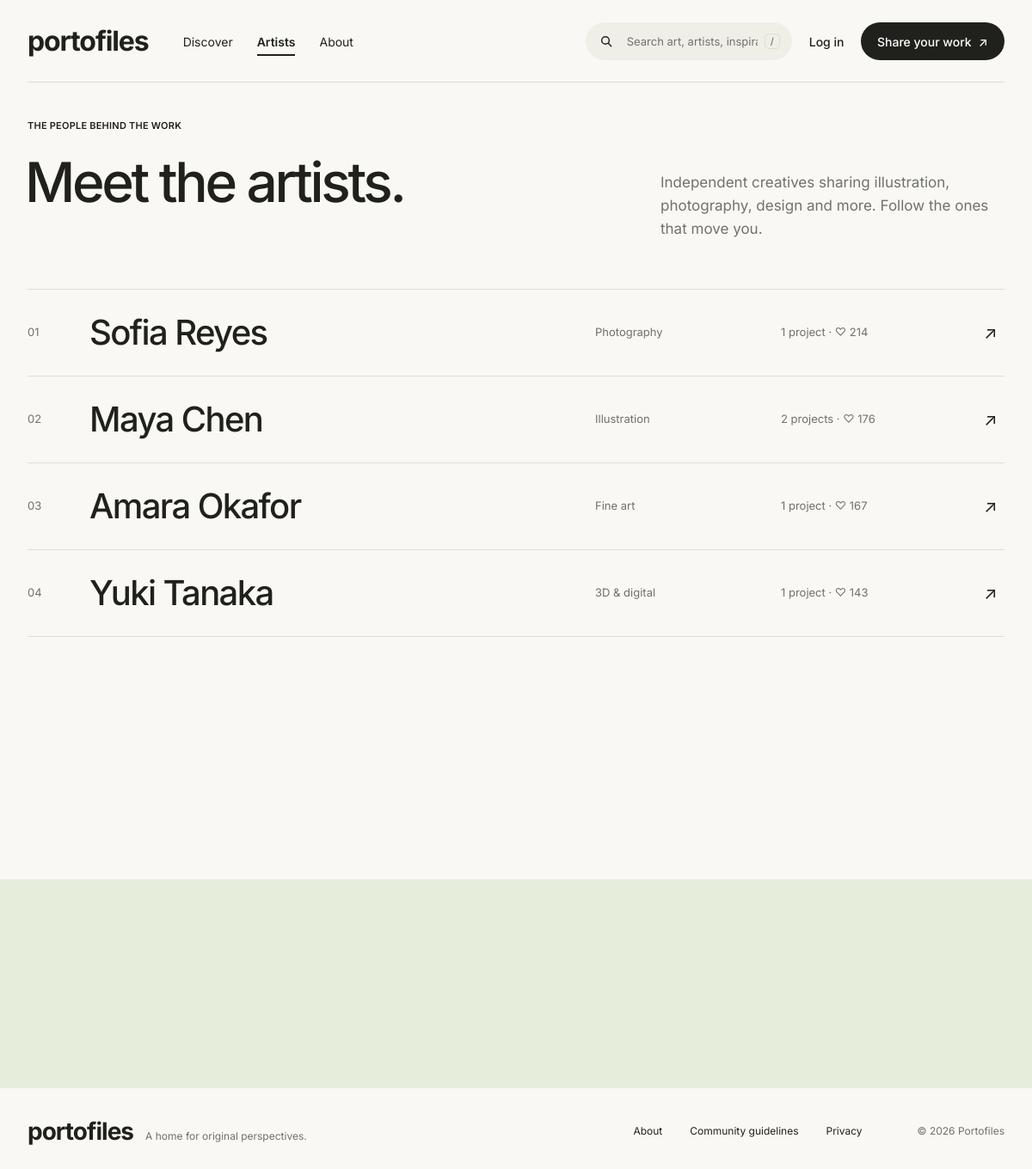
Screenshot of /artists.php with the database file from the repository.
### tables this page shows
CREATE TABLE users (
  id              INT UNSIGNED AUTO_INCREMENT PRIMARY KEY,
  username        VARCHAR(30)  NOT NULL UNIQUE,
  email           VARCHAR(190) NOT NULL UNIQUE,
  password_hash   VARCHAR(255) NOT NULL,
  display_name    VARCHAR(80)  NOT NULL,
  bio             TEXT NULL,
  website         VARCHAR(190) NULL,
  created_at      DATETIME NOT NULL DEFAULT CURRENT_TIMESTAMP
);

### includes/db.php (called while the page is built, shortened)
<?php
function db(): PDO
{
    static $pdo = null;
    if ($pdo === null) {
        $dsn = sprintf('mysql:host=%s;port=%d;dbname=%s;charset=utf8mb4', DB_HOST, DB_PORT, DB_NAME);
        try {
            $pdo = new PDO($dsn, DB_USER, DB_PASS, [
                PDO::ATTR_ERRMODE            => PDO::ERRMODE_EXCEPTION,
                PDO::ATTR_DEFAULT_FETCH_MODE => PDO::FETCH_ASSOC,
                PDO::ATTR_EMULATE_PREPARES   => false,
            ]);
            $pdo->exec("SET time_zone = '" . date('P') . "'");
        } catch (PDOException $e) {
            http_response_code(500);
            $msg = APP_DEBUG ? htmlspecialchars($e->getMessage()) : 'Database unavailable.';
            exit('<p style="font-family:sans-serif;padding:40px">Tidak bisa terhubung ke database. '
                . 'Pastikan MySQL di XAMPP sudah Start dan file <code>sql/portofiles.sql</code> sudah di-import.<br><small>'
                . $msg . '</small></p>');
        }
    }
    return $pdo;
}
function db_run(string $sql, array $params = []): PDOStatement
{
    $stmt = db()->prepare($sql);
    $stmt->execute($params);
    return $stmt;
}
function db_all(string $sql, array $params = []): array
{
    return db_run($sql, $params)->fetchAll();
}

### includes/functions.php (called while the page is built, shortened)
<?php
function e($value): string
{
    return htmlspecialchars((string) $value, ENT_QUOTES | ENT_SUBSTITUTE, 'UTF-8');
}
function base_path(): string
{
    static $base = null;
    if ($base !== null) return $base;
    $root   = str_replace('\\', '/', realpath(__DIR__ . '/..'));
    $script = str_replace('\\', '/', realpath($_SERVER['SCRIPT_FILENAME'] ?? '') ?: '');
    $name   = $_SERVER['SCRIPT_NAME'] ?? '';
    $base   = '';
    if ($script !== '' && stripos($script, $root) === 0) {
        $rel = substr($script, strlen($root));
        if ($rel !== '' && str_ends_with($name, $rel)) {
            $base = substr($name, 0, -strlen($rel));
        }
    }
    return $base = rtrim($base, '/');
}
function url(string $path = '', array $query = []): string
{
    $u = base_path() . '/' . ltrim($path, '/');
    if ($query) $u .= '?' . http_build_query($query);
    return $u;
}
function num(int|float $n): string
{
    return number_format((float) $n);
}
function image_url(string $path): string
{
    return url($path);
}

### artists.php (the view, shortened to what this page needs)
<?php
$artists = db_all("SELECT u.id, u.username, u.display_name, u.bio,
                     COUNT(a.id) works, COALESCE(SUM(a.appreciations), 0) love,
                     (SELECT image_path FROM artworks x WHERE x.user_id = u.id AND x.status = 'published' ORDER BY x.appreciations DESC LIMIT 1) cover,
                     (SELECT c.name FROM artworks x JOIN categories c ON c.id = x.category_id WHERE x.user_id = u.id AND x.status = 'published' GROUP BY c.id, c.name ORDER BY COUNT(*) DESC LIMIT 1) main_category
                   FROM users u JOIN artworks a ON a.user_id = u.id AND a.status = 'published'
                   GROUP BY u.id ORDER BY love DESC");
?>
<main id="main">
  <section class="hero hero--compact container">
    <div class="hero__left">
      <p class="eyebrow" data-intro style="--d:0">The people behind the work</p>
      <h1 class="hero__title" data-intro-lines>
        <span class="line"><span>Meet the artists.</span></span>
      </h1>
    </div>
    <div class="hero__right">
      <p class="lead" data-intro style="--d:3">Independent creatives sharing illustration, photography, design and more. Follow the ones that move you.</p>
    </div>
  </section>
  <section class="container">
    <ul class="artist-list">
      <?php foreach ($artists as $i => $a): ?>
        <li class="artist-row" data-reveal style="--i:<?= $i % 3 ?>">
          <a href="<?= url('profile.php', ['u' => $a['username']]) ?>" class="artist-row__link" data-cursor="view" data-cursor-label="Visit" data-hover-image="<?= e(image_url($a['cover'])) ?>">
            <span class="artist-row__index muted"><?= str_pad((string) ($i + 1), 2, '0', STR_PAD_LEFT) ?></span>
            <span class="artist-row__name"><?= e($a['display_name']) ?></span>
            <span class="artist-row__cat muted"><?= e($a['main_category']) ?></span>
            <span class="artist-row__stats muted"><?= (int) $a['works'] ?> project<?= $a['works'] > 1 ? 's' : '' ?> · ♡ <?= num($a['love']) ?></span>
            <span class="artist-row__arrow arrow">↗</span>
          </a>
        </li>
      <?php endforeach; ?>
    </ul>
  </section>
</main>

### assets/css/style.css (style rules this page uses)
:root { --bg: #f9f8f4; --ink: #20211d; --muted: #71726b; --line: #ddded5; --line-strong: #c6c7be; --field: #efefe8; --lime: #e1ff62; --sage: #e7eddb; --sage-track: #cfd8c1; --green: #52713b; --badge: #f8f8ef; --draft: #fff0cf; --check: #b6b8ac; --white: #fff; --danger: #b3412e; --font: "Inter", system-ui, -apple-system, "Segoe UI", Roboto, sans-serif; --pad: 48px; --max: 1440px; --nav-h: 96px; --ease-out: cubic-bezier(.16, 1, .3, 1); --ease-in-out: cubic-bezier(.76, 0, .24, 1); --ease-spring: cubic-bezier(.34, 1.56, .64, 1); }
*, *::before, *::after { box-sizing: border-box; }
html { -webkit-text-size-adjust: 100%; scroll-behavior: smooth; }
body { margin: 0; background: var(--bg); color: var(--ink); font-family: var(--font); font-size: 14px; line-height: 1.5; -webkit-font-smoothing: antialiased; -moz-osx-font-smoothing: grayscale; text-rendering: optimizeLegibility; overflow-x: hidden; }
a { color: inherit; text-decoration: none; }
h1, h2, h3, p, ul, dl, dd, figure { margin: 0; }
ul { padding: 0; list-style: none; }
.container { width: 100%; max-width: var(--max); margin: 0 auto; padding: 0 var(--pad); }
.muted { color: var(--muted); }
.eyebrow { font-size: 11px; font-weight: 600; letter-spacing: .02em; text-transform: uppercase; }
.lead { font-size: 17px; line-height: 27px; color: var(--muted); }
.arrow { display: inline-block; transition: transform .45s var(--ease-out); }
.hero { display: grid; grid-template-columns: 1fr 457px; align-items: start; padding-top: 42px; padding-bottom: 38px; min-height: 310px; }
.hero--compact { min-height: 0; padding-bottom: 56px; }
.hero--compact .hero__left { min-height: 0; }
.hero__left { display: flex; flex-direction: column; min-height: 230px; }
.hero__title { margin-top: 23px; margin-left: -3px; font-size: 64px; line-height: 68px; font-weight: 500; letter-spacing: -0.052em; }
.hero__right { padding-top: 61px; }
.line { display: block; overflow: hidden; padding-bottom: .08em; margin-bottom: -.08em; }
.line > span { display: inline-block; }
.artist-list { border-top: 1px solid var(--line); margin-bottom: 80px; }
.artist-row { border-bottom: 1px solid var(--line); }
.artist-row__link { display: grid; grid-template-columns: 56px 1fr 200px 220px 24px; align-items: center; gap: 16px; padding: 28px 0; position: relative; transition: padding .6s var(--ease-out); }
.artist-row__link::before { content: ""; position: absolute; inset: 0; background: var(--sage); transform: scaleY(0); transform-origin: bottom; transition: transform .6s var(--ease-out); z-index: -1; border-radius: 4px; }
.artist-row__name { font-size: 40px; font-weight: 500; letter-spacing: -.04em; line-height: 1.1; }
.artist-row__index, .artist-row__cat, .artist-row__stats { font-size: 13px; }
.artist-row__arrow { font-size: 20px; }
.artist-list li { isolation: isolate; }
.js [data-intro] { opacity: 0; transform: translateY(18px); }
.js [data-intro-lines] .line > span { transform: translateY(110%); }
.js .is-loaded [data-intro], .js body.is-loaded [data-intro] { opacity: 1; transform: none; transition: opacity .9s var(--ease-out), transform 1.1s var(--ease-out); transition-delay: calc(.25s + var(--d, 0) * .07s); }
.js body.is-loaded [data-intro-lines] .line > span { transform: none; transition: transform 1.2s var(--ease-out); }
.js body.is-loaded [data-intro-lines] .line:nth-child(1) > span { transition-delay: .2s; }
.js [data-reveal] { opacity: 0; transform: translateY(40px); }
.js [data-reveal].is-in { opacity: 1; transform: none; transition: opacity 1s var(--ease-out), transform 1.2s var(--ease-out); transition-delay: calc(var(--i, 0) * .09s); }
@media (max-width: 1280px) { :root { --pad: 32px; } }
@media (max-width: 1280px) { .hero { grid-template-columns: 1fr 400px; } }

### rows the page displays
users: i "01", display_name "Sofia Reyes", main_category "Photography", works "1", love "214"
users: i "02", display_name "Maya Chen", main_category "Illustration", works "2", love "176"
users: i "03", display_name "Amara Okafor", main_category "Fine art", works "1", love "167"
users: i "04", display_name "Yuki Tanaka", main_category "3D & digital", works "1", love "143"
